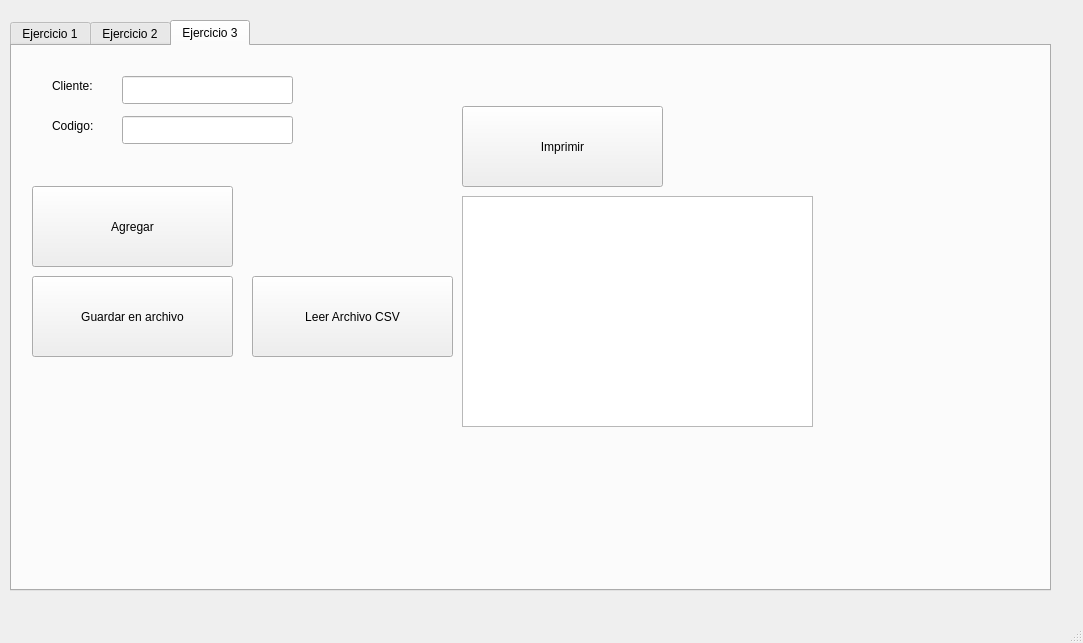
<?xml version="1.0" encoding="UTF-8"?>
<ui version="4.0">
 <class>MainWindow</class>
 <widget class="QMainWindow" name="MainWindow">
  <property name="geometry">
   <rect>
    <x>0</x>
    <y>0</y>
    <width>1083</width>
    <height>643</height>
   </rect>
  </property>
  <property name="windowTitle">
   <string>MainWindow</string>
  </property>
  <widget class="QWidget" name="centralwidget">
   <widget class="QTabWidget" name="tabWidget">
    <property name="geometry">
     <rect>
      <x>10</x>
      <y>20</y>
      <width>1041</width>
      <height>571</height>
     </rect>
    </property>
    <property name="currentIndex">
     <number>2</number>
    </property>
    <widget class="QWidget" name="tab">
     <attribute name="title">
      <string>Ejercicio 1</string>
     </attribute>
     <widget class="QLineEdit" name="lineEdit">
      <property name="geometry">
       <rect>
        <x>90</x>
        <y>50</y>
        <width>261</width>
        <height>28</height>
       </rect>
      </property>
     </widget>
     <widget class="QLineEdit" name="lineEdit_2">
      <property name="geometry">
       <rect>
        <x>90</x>
        <y>90</y>
        <width>261</width>
        <height>28</height>
       </rect>
      </property>
     </widget>
     <widget class="QLabel" name="label">
      <property name="geometry">
       <rect>
        <x>20</x>
        <y>50</y>
        <width>63</width>
        <height>20</height>
       </rect>
      </property>
      <property name="text">
       <string>Nombre:</string>
      </property>
     </widget>
     <widget class="QLabel" name="label_2">
      <property name="geometry">
       <rect>
        <x>40</x>
        <y>90</y>
        <width>41</width>
        <height>20</height>
       </rect>
      </property>
      <property name="text">
       <string>Nota:</string>
      </property>
     </widget>
     <widget class="QPushButton" name="agregarButton">
      <property name="geometry">
       <rect>
        <x>40</x>
        <y>180</y>
        <width>201</width>
        <height>81</height>
       </rect>
      </property>
      <property name="text">
       <string>Agregar</string>
      </property>
     </widget>
     <widget class="QPushButton" name="agregarAlArchivo">
      <property name="geometry">
       <rect>
        <x>40</x>
        <y>280</y>
        <width>201</width>
        <height>81</height>
       </rect>
      </property>
      <property name="text">
       <string>Agregar al archivo</string>
      </property>
     </widget>
     <widget class="QPushButton" name="leerElArchivo">
      <property name="geometry">
       <rect>
        <x>260</x>
        <y>280</y>
        <width>201</width>
        <height>81</height>
       </rect>
      </property>
      <property name="text">
       <string>Leer el archivo</string>
      </property>
     </widget>
     <widget class="QTextEdit" name="textEdit">
      <property name="geometry">
       <rect>
        <x>530</x>
        <y>130</y>
        <width>351</width>
        <height>231</height>
       </rect>
      </property>
     </widget>
     <widget class="QPushButton" name="imprimirButton">
      <property name="geometry">
       <rect>
        <x>530</x>
        <y>40</y>
        <width>201</width>
        <height>81</height>
       </rect>
      </property>
      <property name="text">
       <string>Imprimir</string>
      </property>
     </widget>
     <widget class="QPushButton" name="agregarAlArchivoSiPasaron">
      <property name="geometry">
       <rect>
        <x>260</x>
        <y>180</y>
        <width>201</width>
        <height>81</height>
       </rect>
      </property>
      <property name="text">
       <string>Agregar al archivo si pasaron</string>
      </property>
     </widget>
    </widget>
    <widget class="QWidget" name="tab_2">
     <attribute name="title">
      <string>Ejercicio 2</string>
     </attribute>
     <widget class="QLineEdit" name="lineEdit_4">
      <property name="geometry">
       <rect>
        <x>90</x>
        <y>60</y>
        <width>261</width>
        <height>28</height>
       </rect>
      </property>
     </widget>
     <widget class="QLabel" name="label_3">
      <property name="geometry">
       <rect>
        <x>20</x>
        <y>20</y>
        <width>63</width>
        <height>20</height>
       </rect>
      </property>
      <property name="text">
       <string>Nombre:</string>
      </property>
     </widget>
     <widget class="QLabel" name="label_4">
      <property name="geometry">
       <rect>
        <x>30</x>
        <y>60</y>
        <width>51</width>
        <height>20</height>
       </rect>
      </property>
      <property name="text">
       <string>Precio:</string>
      </property>
     </widget>
     <widget class="QPushButton" name="agregarButton_2">
      <property name="geometry">
       <rect>
        <x>30</x>
        <y>140</y>
        <width>201</width>
        <height>81</height>
       </rect>
      </property>
      <property name="text">
       <string>Agregar</string>
      </property>
     </widget>
     <widget class="QLineEdit" name="lineEdit_3">
      <property name="geometry">
       <rect>
        <x>90</x>
        <y>20</y>
        <width>261</width>
        <height>28</height>
       </rect>
      </property>
     </widget>
     <widget class="QLabel" name="label_5">
      <property name="geometry">
       <rect>
        <x>372</x>
        <y>20</y>
        <width>71</width>
        <height>20</height>
       </rect>
      </property>
      <property name="text">
       <string>Cantidad:</string>
      </property>
     </widget>
     <widget class="QLineEdit" name="lineEdit_5">
      <property name="geometry">
       <rect>
        <x>450</x>
        <y>20</y>
        <width>261</width>
        <height>28</height>
       </rect>
      </property>
     </widget>
     <widget class="QPushButton" name="imprimirButton_2">
      <property name="geometry">
       <rect>
        <x>460</x>
        <y>140</y>
        <width>201</width>
        <height>81</height>
       </rect>
      </property>
      <property name="text">
       <string>Imprimir</string>
      </property>
     </widget>
     <widget class="QTextEdit" name="textEdit_2">
      <property name="geometry">
       <rect>
        <x>460</x>
        <y>230</y>
        <width>351</width>
        <height>231</height>
       </rect>
      </property>
     </widget>
     <widget class="QPushButton" name="agregarAlArchivo_2">
      <property name="geometry">
       <rect>
        <x>30</x>
        <y>240</y>
        <width>201</width>
        <height>81</height>
       </rect>
      </property>
      <property name="text">
       <string>Agregar al archivo</string>
      </property>
     </widget>
     <widget class="QPushButton" name="leerElArchivo_2">
      <property name="geometry">
       <rect>
        <x>250</x>
        <y>240</y>
        <width>201</width>
        <height>81</height>
       </rect>
      </property>
      <property name="text">
       <string>Leer el archivo</string>
      </property>
     </widget>
     <widget class="QLabel" name="label_6">
      <property name="geometry">
       <rect>
        <x>40</x>
        <y>360</y>
        <width>63</width>
        <height>20</height>
       </rect>
      </property>
      <property name="text">
       <string>Codigo:</string>
      </property>
     </widget>
     <widget class="QLineEdit" name="lineEdit_6">
      <property name="geometry">
       <rect>
        <x>110</x>
        <y>360</y>
        <width>261</width>
        <height>28</height>
       </rect>
      </property>
     </widget>
     <widget class="QLineEdit" name="lineEdit_7">
      <property name="geometry">
       <rect>
        <x>140</x>
        <y>400</y>
        <width>261</width>
        <height>28</height>
       </rect>
      </property>
     </widget>
     <widget class="QLabel" name="label_7">
      <property name="geometry">
       <rect>
        <x>10</x>
        <y>400</y>
        <width>111</width>
        <height>20</height>
       </rect>
      </property>
      <property name="text">
       <string>Nueva Cantidad:</string>
      </property>
     </widget>
     <widget class="QPushButton" name="modificarButton">
      <property name="geometry">
       <rect>
        <x>30</x>
        <y>440</y>
        <width>201</width>
        <height>81</height>
       </rect>
      </property>
      <property name="text">
       <string>Modificar</string>
      </property>
     </widget>
    </widget>
    <widget class="QWidget" name="tab_3">
     <attribute name="title">
      <string>Ejercicio 3</string>
     </attribute>
     <widget class="QPushButton" name="leerArhivoCSV">
      <property name="geometry">
       <rect>
        <x>240</x>
        <y>230</y>
        <width>201</width>
        <height>81</height>
       </rect>
      </property>
      <property name="text">
       <string>Leer Archivo CSV</string>
      </property>
     </widget>
     <widget class="QTextEdit" name="textEdit_3">
      <property name="geometry">
       <rect>
        <x>450</x>
        <y>150</y>
        <width>351</width>
        <height>231</height>
       </rect>
      </property>
     </widget>
     <widget class="QPushButton" name="imprimirButton_3">
      <property name="geometry">
       <rect>
        <x>450</x>
        <y>60</y>
        <width>201</width>
        <height>81</height>
       </rect>
      </property>
      <property name="text">
       <string>Imprimir</string>
      </property>
     </widget>
     <widget class="QPushButton" name="guardarArhivoCSV_2">
      <property name="geometry">
       <rect>
        <x>20</x>
        <y>230</y>
        <width>201</width>
        <height>81</height>
       </rect>
      </property>
      <property name="text">
       <string>Guardar en archivo</string>
      </property>
     </widget>
     <widget class="QPushButton" name="agregar">
      <property name="geometry">
       <rect>
        <x>20</x>
        <y>140</y>
        <width>201</width>
        <height>81</height>
       </rect>
      </property>
      <property name="text">
       <string>Agregar</string>
      </property>
     </widget>
     <widget class="QLineEdit" name="lineEdit_8">
      <property name="geometry">
       <rect>
        <x>110</x>
        <y>30</y>
        <width>171</width>
        <height>28</height>
       </rect>
      </property>
     </widget>
     <widget class="QLineEdit" name="lineEdit_9">
      <property name="geometry">
       <rect>
        <x>110</x>
        <y>70</y>
        <width>171</width>
        <height>28</height>
       </rect>
      </property>
     </widget>
     <widget class="QLabel" name="label_8">
      <property name="geometry">
       <rect>
        <x>40</x>
        <y>30</y>
        <width>63</width>
        <height>20</height>
       </rect>
      </property>
      <property name="text">
       <string>Cliente:</string>
      </property>
     </widget>
     <widget class="QLabel" name="label_9">
      <property name="geometry">
       <rect>
        <x>40</x>
        <y>70</y>
        <width>63</width>
        <height>20</height>
       </rect>
      </property>
      <property name="text">
       <string>Codigo:</string>
      </property>
     </widget>
    </widget>
   </widget>
  </widget>
  <widget class="QMenuBar" name="menubar">
   <property name="geometry">
    <rect>
     <x>0</x>
     <y>0</y>
     <width>1083</width>
     <height>25</height>
    </rect>
   </property>
  </widget>
  <widget class="QStatusBar" name="statusbar"/>
 </widget>
 <resources/>
 <connections/>
</ui>
